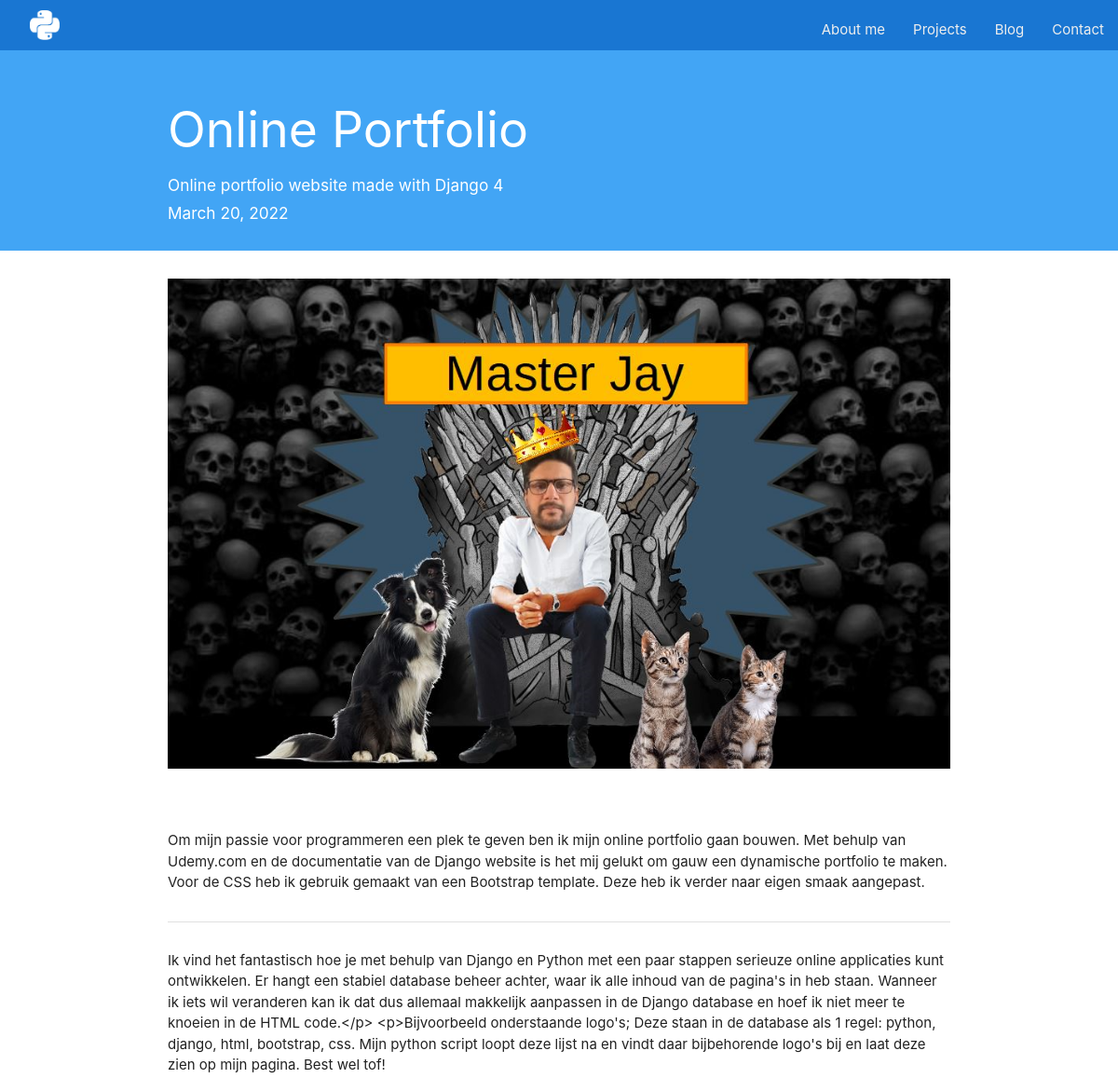
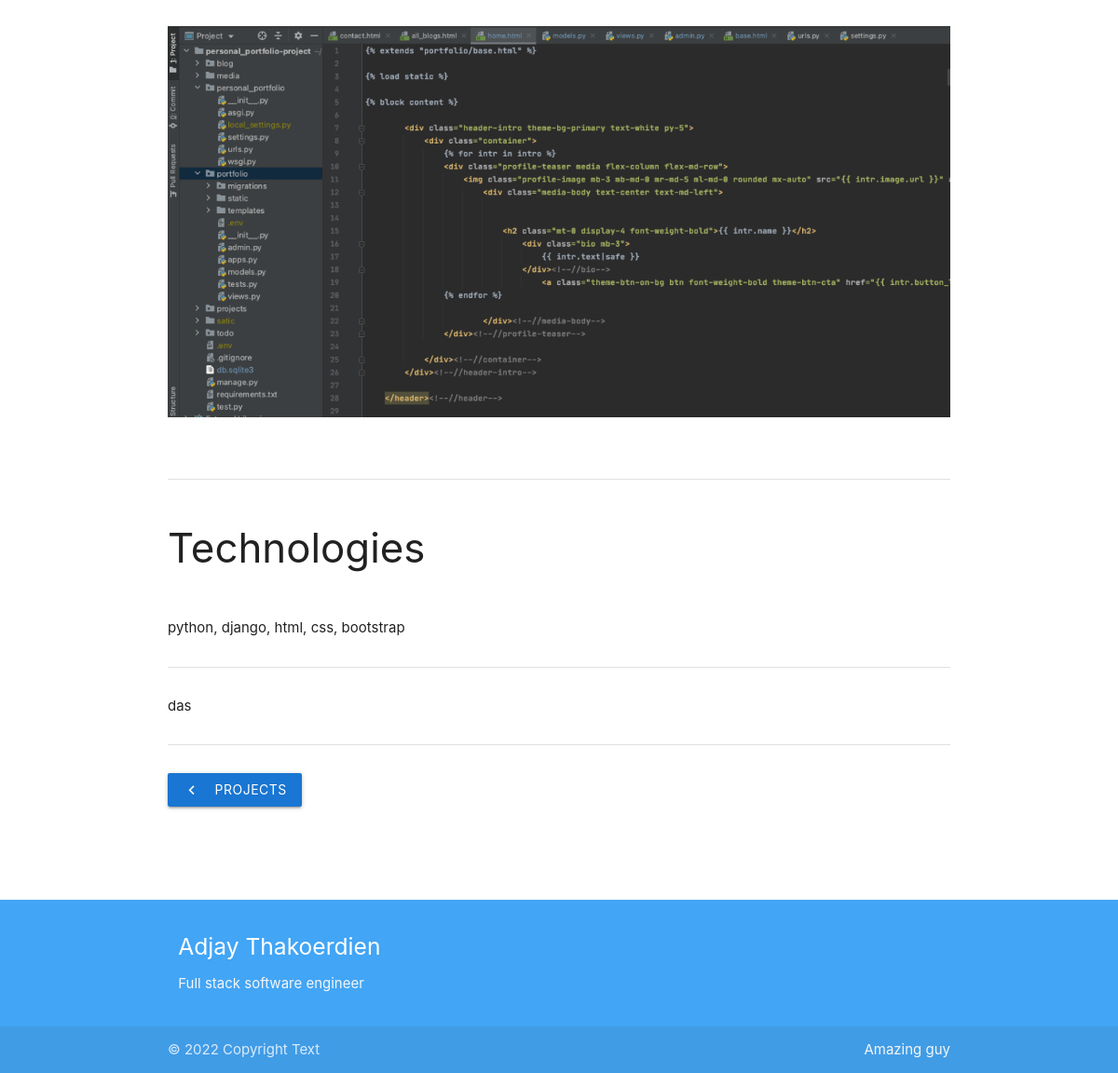
/projects/1/, run on the app's committed database (2 pictures, top to bottom).
### projects/models.py (models this page shows, shortened)
class Project(models.Model):
    title = models.CharField(max_length=100)
    description = models.CharField(max_length=250)
    date = models.DateField(default=datetime.now, blank=True)
    intro = models.TextField(blank=True)
    text = models.TextField()
    text_end = models.TextField(blank=True)
    technologies = models.CharField(max_length=250)
    url = models.TextField(blank=True, max_length=250)
    frontpage = models.BooleanField(blank=True)
    image1 = models.ImageField(null=True, blank=True, upload_to="images/")
    image2 = models.ImageField(null=True, blank=True, upload_to="images/")
    image3 = models.ImageField(null=True, blank=True, upload_to="images/")
    image4 = models.ImageField(null=True, blank=True, upload_to="images/")

### projects/views.py (the view)
# urls.py: path('/<int:project_id>/', views.project, name='project_detail'),
def project(request, project_id):
    project_detail = get_object_or_404(Project, pk=project_id)
    return render(request, 'project_detail.html', {'project': project_detail})

### projects/templates/project_detail.html (shortened to what this page needs)
{% extends 'base.html' %}
{% block content %}
<main class=" blue lighten-1 profile-section">
    <div class="container  white-text">
        <h2>{{ project.title }}</h2>
        <h6>{{ project.description }}</h6>
        <h6>{{ project.date }}</h6>
        <br>
        </div>
</main>
<section class="container">
    <img style="margin: 30px 0;" class="responsive-img" src="{{ project.image1.url }}" />
    <div style="margin: 30px 0;">
        {{ project.intro }}
    </div>
    <div class="divider" style="margin:30px 0;"></div>
    <div>
        {{ project.text }}
        {% if project.image2 %}
        <img style="margin: 30px 0;" class="responsive-img" src="{{ project.image2.url }}" />
        {% endif %}
    </div>
    <div class="divider"  style="margin:30px 0;"></div>
    <div>
        <h3>Technologies</h3>
        {{ project.technologies }}
    </div>
    {% if project.text_end %}
    <div class="divider"  style="margin:30px 0;"></div>
    <div style="margin: 30px 0;">
        {{ project.text_end }}
    </div>
    {% endif %}
    <div style="margin: 30px 0;" class="divider"></div>
    <a href="{% url 'projects' %}">
    <button class="btn waves-effect blue darken-2" type="button" name="back">
        <i class="material-icons left">chevron_left</i>
        Projects
    </button>
    </a>
</section>
{% endblock %}

### static/css/global.css (style rules this page uses)
.profile-section { margin-top: -10px; padding-top: 20px; background-repeat: no-repeat; background-size: cover; }
h3 { margin: 50px 0; }

### data on the page
Project: title "Online Portfolio", description "Online portfolio website made with Django 4", date "March 20, 2022", image1 (picture), intro "Om mijn passie voor programmeren een plek te geven ben ik mijn online portfolio gaan bouwen. Met behulp van Udemy.com en de documentatie van de Django website is het mij gelukt om gauw een dynamische portfolio te maken. Voor de CSS heb ik gebruik gemaakt van een Bootstrap template. Deze heb ik verder naar eigen smaak aangepast.", text "Ik vind het fantastisch hoe je met behulp van Django en Python met een paar stappen serieuze online applicaties kunt ontwikkelen. Er hangt een stabiel database beheer achter, waar ik alle inhoud van de pagina's in heb staan. Wanneer ik iets wil veranderen kan ik dat dus allemaal makkelijk aanpassen in de Django database en hoef ik niet meer te knoeien in de HTML code.</p> <p>Bijvoorbeeld onderstaande logo's; Deze staan in de database als 1 regel: python, django, html, bootstrap, css. Mijn python script loopt deze lijst na en vindt daar bijbehorende logo's bij en laat deze zien op mijn pagina. Best wel tof!", image2 (picture), technologies "python, django, html, css, bootstrap", text_end "das"
